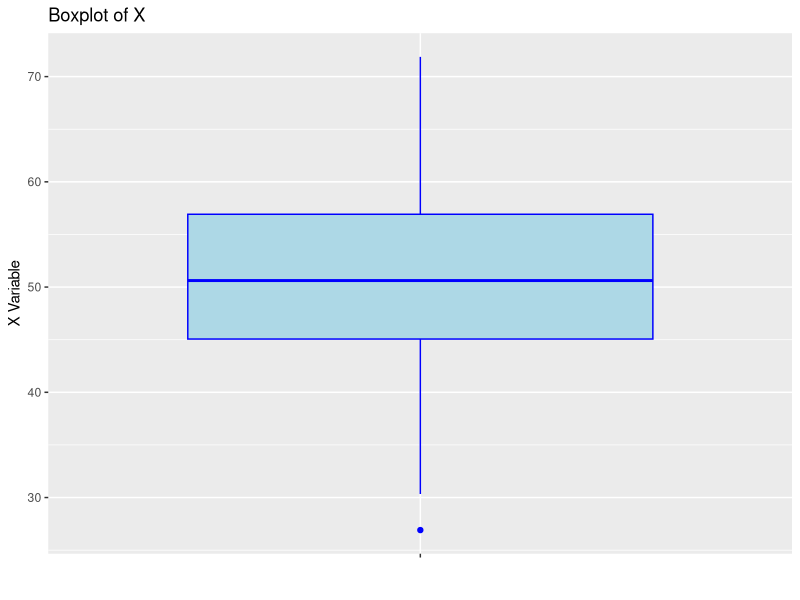
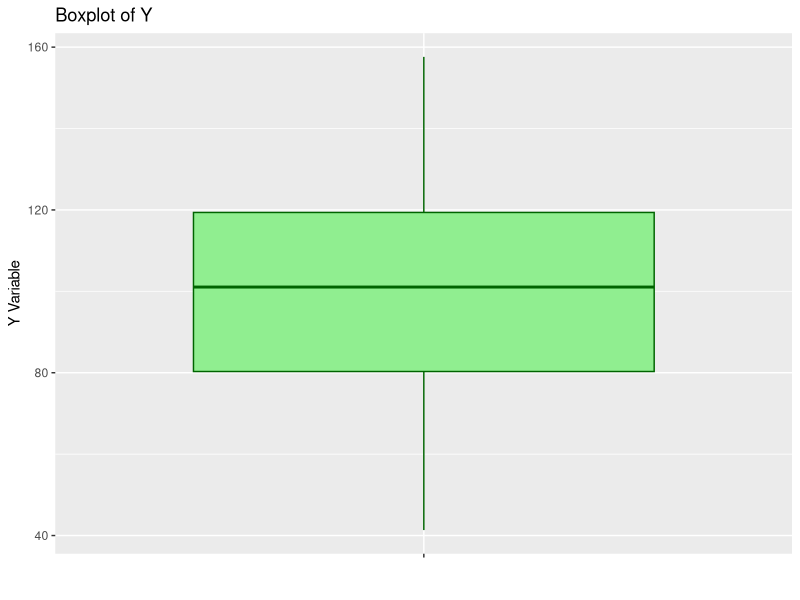
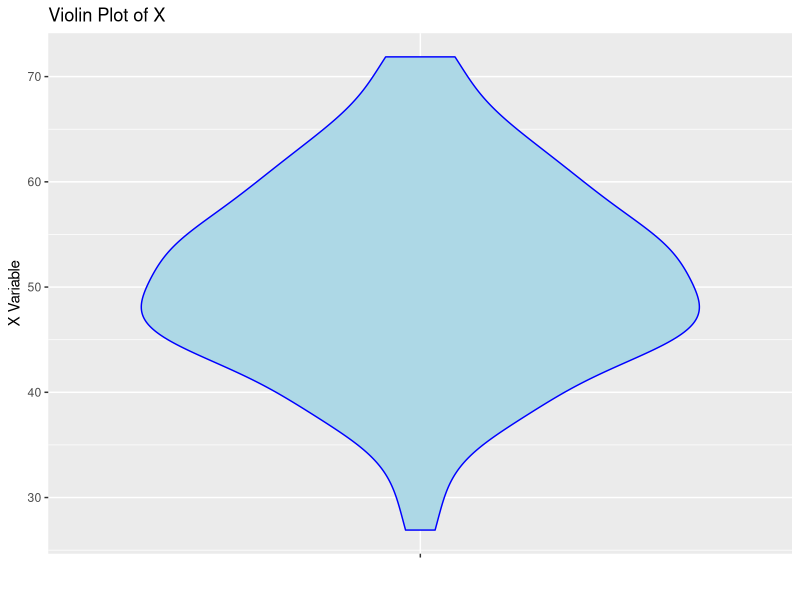
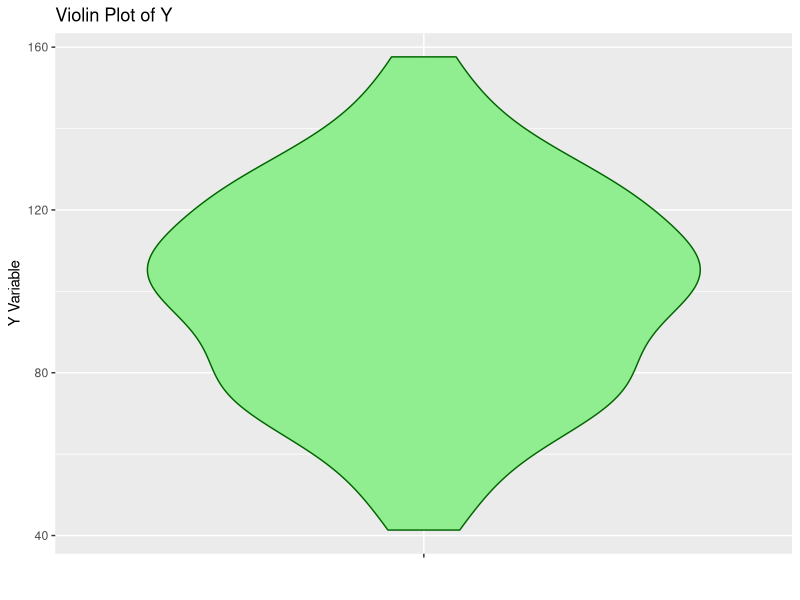
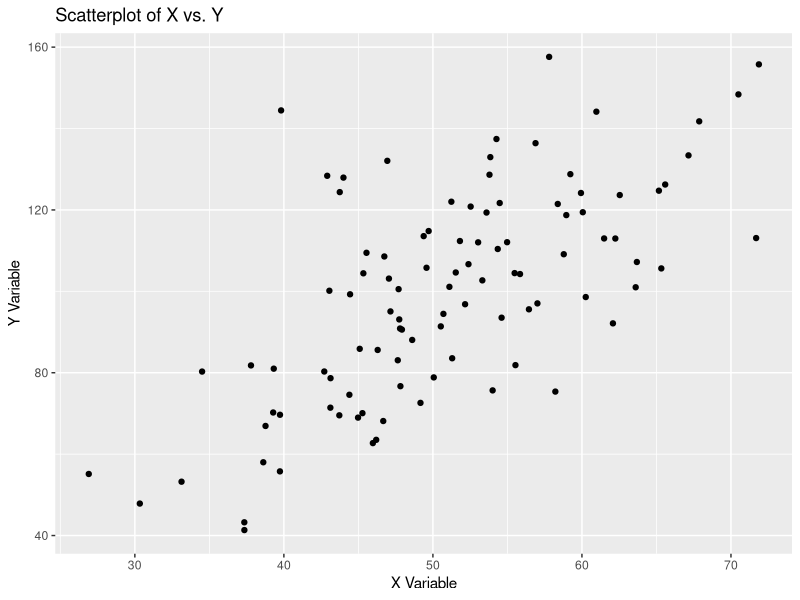
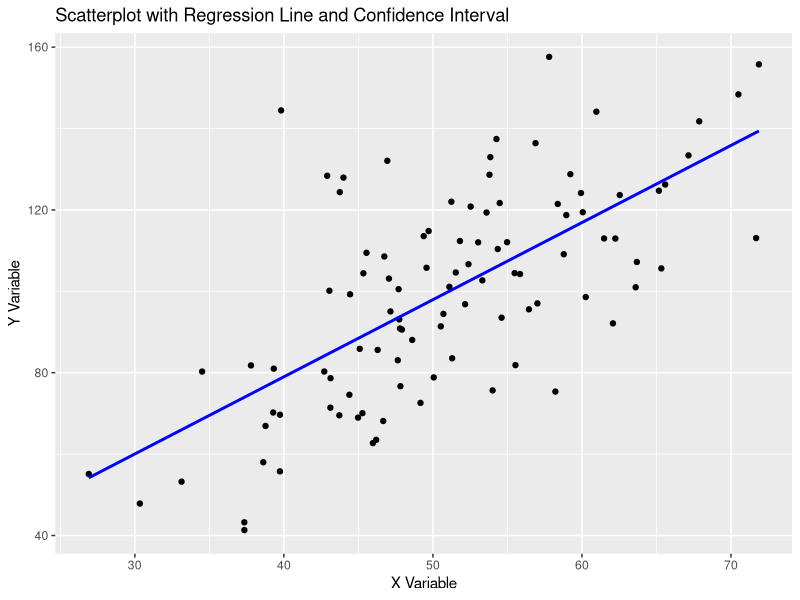
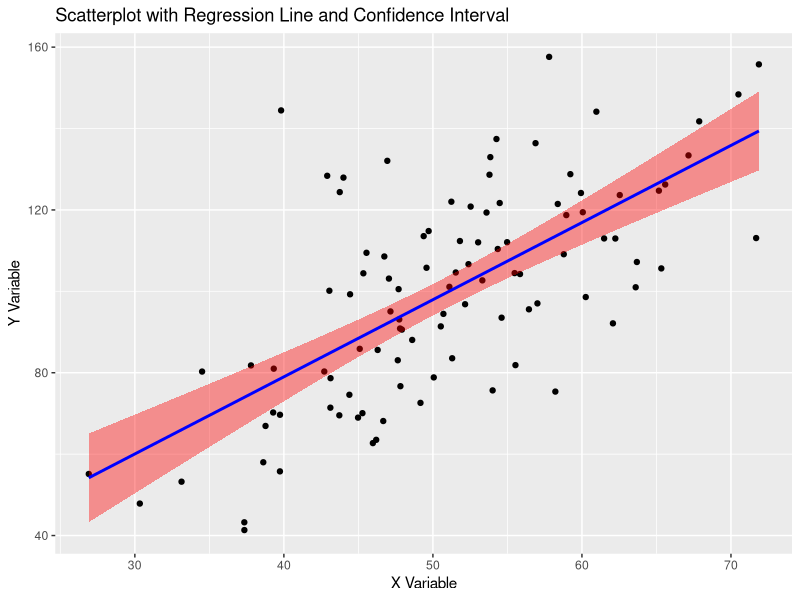

Recreate these plots in R, in order.
## ---- chunk 1
#| label: generate-data
#| echo: true
#| warning: false

library(tibble)
library(ggplot2)

# Set a random seed for reproducibility
set.seed(123)

# Generate correlated data
data <- tibble(
  X = rnorm(100, mean = 50, sd = 10),
  Y = 2 * X + rnorm(100, mean = 0, sd = 20)
)

# Display the first few rows
head(data)
## ---- chunk 2
#| label: boxplot-x
#| fig-cap: "Boxplot showing the distribution of X."
#| echo: true

# Boxplot of X
ggplot(data, aes(x = "", y = X)) +
  geom_boxplot(fill = "lightblue", color = "blue") +
  labs(
    title = "Boxplot of X",
    x = "",
    y = "X Variable"
  )
## ---- chunk 3
#| label: boxplot-y
#| fig-cap: "Boxplot showing the distribution of Y."
#| echo: true

# Boxplot of Y
ggplot(data, aes(x = "", y = Y)) +
  geom_boxplot(fill = "lightgreen", color = "darkgreen") +
  labs(
    title = "Boxplot of Y",
    x = "",
    y = "Y Variable"
  )
## ---- chunk 4
#| label: violinplot-x
#| fig-cap: "Violin plot showing the distribution of X."
#| echo: true

# Violin plot of X
ggplot(data, aes(x = "", y = X)) +
  geom_violin(fill = "lightblue", color = "blue") +
  labs(
    title = "Violin Plot of X",
    x = "",
    y = "X Variable"
  )
## ---- chunk 5
#| label: violinplot-y
#| fig-cap: "Violin plot showing the distribution of Y."
#| echo: true

# Violin plot of Y
ggplot(data, aes(x = "", y = Y)) +
  geom_violin(fill = "lightgreen", color = "darkgreen") +
  labs(
    title = "Violin Plot of Y",
    x = "",
    y = "Y Variable"
  )
## ---- chunk 6
#| label: scatterplot
#| fig-cap: "Scatterplot showing the relationship between X and Y."
#| echo: true

library(ggplot2)

# Basic scatterplot
ggplot(data, aes(x = X, y = Y)) +
  geom_point() +
  labs(
    title = "Scatterplot of X vs. Y",
    x = "X Variable",
    y = "Y Variable"
  )
## ---- chunk 7
#| label: scatterplot-lm
#| fig-cap: "Scatterplot with a linear regression line."
#| echo: true

# Scatterplot with linear regression line
ggplot(data, aes(x = X, y = Y)) +
  geom_point() +
  geom_smooth(method = "lm", se = FALSE, color = "blue", alpha = 0.3, linetype = "solid") +
  labs(
    title = "Scatterplot with Regression Line and Confidence Interval",
    x = "X Variable",
    y = "Y Variable"
  )
## ---- chunk 8
#| label: scatterplot-ci
#| fig-cap: "Scatterplot with a linear regression line and confidence interval."
#| echo: true

# Scatterplot with regression line and confidence interval
ggplot(data, aes(x = X, y = Y)) +
  geom_point() +
  geom_smooth(method = "lm", se = TRUE, fill = "red", color = "blue") +
  labs(
    title = "Scatterplot with Regression Line and Confidence Interval",
    x = "X Variable",
    y = "Y Variable"
  )
